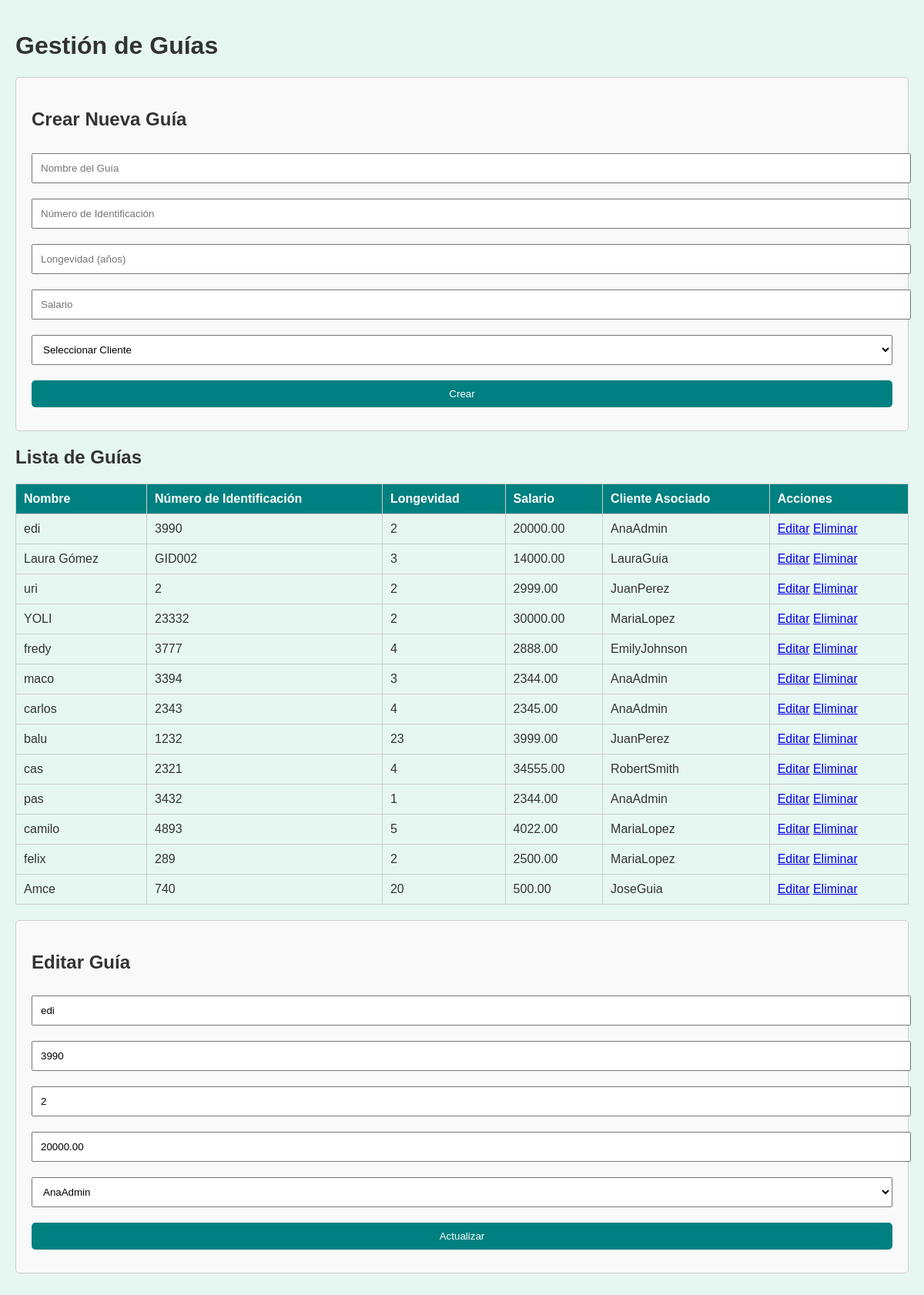
/mostrar_guias.php?edit=1, run on the app's committed database.
### tables this page shows
CREATE TABLE `guias` (
  `id` int NOT NULL,
  `nombre_guia` varchar(100) NOT NULL,
  `numero_identificacion` varchar(20) NOT NULL,
  `longevidad` int DEFAULT NULL,
  `salario` decimal(10,2) NOT NULL,
  `id_cliente` int DEFAULT NULL
);

CREATE TABLE `clientes` (
  `id` int NOT NULL,
  `rol` enum('admin','usuario','guia') NOT NULL,
  `nombre_usuario` varchar(50) NOT NULL,
  `correo` varchar(100) NOT NULL,
  `contrasena` varchar(255) NOT NULL
);

### mostrar_guias.php (the view, shortened to what this page needs)
<?php
include 'conexion.php';
$result = $conn->query("SELECT g.*, c.nombre_usuario AS cliente_nombre
                        FROM guias g
                        LEFT JOIN clientes c ON g.id_cliente = c.id");
?>
<!DOCTYPE html>
<html lang="es">
<head>
</head>
<body>
<h1>Gestión de Guías</h1>
<div class="form-container">
    <h2>Crear Nueva Guía</h2>
    <form method="POST" action="">
        <input type="text" name="nombre_guia" placeholder="Nombre del Guía" required>
        <input type="text" name="numero_identificacion" placeholder="Número de Identificación" required>
        <input type="number" name="longevidad" placeholder="Longevidad (años)">
        <input type="number" step="0.01" name="salario" placeholder="Salario" required>
        <select name="id_cliente" required>
            <option value="">Seleccionar Cliente</option>
        </select>
 <button type="submit" name="create">Crear</button>
    </form>
</div>
<h2>Lista de Guías</h2>
<table>
    <tr>
        <th>Nombre</th>
        <th>Número de Identificación</th>
        <th>Longevidad</th>
        <th>Salario</th>
        <th>Cliente Asociado</th>
        <th>Acciones</th>
    </tr>
    <?php while ($row = $result->fetch_assoc()): ?>
    <tr>
        <td><?php echo $row['nombre_guia']; ?></td>
        <td><?php echo $row['numero_identificacion']; ?></td>
        <td><?php echo $row['longevidad']; ?></td>
        <td><?php echo $row['salario']; ?></td>
        <td><?php echo $row['cliente_nombre'] ? $row['cliente_nombre'] : "Sin cliente"; ?></td>
        <td>
            <a href="?edit=<?php echo $row['id']; ?>">Editar</a>
            <a href="?delete=<?php echo $row['id']; ?>" onclick="return confirm('¿Seguro que deseas eliminar esta guía?');">Eliminar</a>
        </td>
    </tr>
    <?php endwhile; ?>
</table>
<?php
if (isset($_GET['edit'])):
    $id = $_GET['edit'];
    $guia = $conn->query("SELECT * FROM guias WHERE id='$id'")->fetch_assoc();
?>
<div class="form-container">
    <h2>Editar Guía</h2>
    <form method="POST" action="">
        <input type="text" name="nombre_guia" value="<?php echo $guia['nombre_guia']; ?>" required>
        <input type="text" name="numero_identificacion" value="<?php echo $guia['numero_identificacion']; ?>" required>
        <input type="number" name="longevidad" value="<?php echo $guia['longevidad']; ?>">
        <input type="number" step="0.01" name="salario" value="<?php echo $guia['salario']; ?>" required>
        <select name="id_cliente" required>
            <?php
            $clientes = $conn->query("SELECT id, nombre_usuario FROM clientes");
            while ($cliente = $clientes->fetch_assoc()) {
                $selected = $cliente['id'] == $guia['id_cliente'] ? "selected" : "";
                echo "<option value='" . $cliente['id'] . "' $selected>" . $cliente['nombre_usuario'] . "</option>";
            }
            ?>
        </select>
        <button type="submit" name="update">Actualizar</button>
    </form>
</div>
<?php endif; ?>
</body>
</html>

### mostrar_guias.php (style rules this page uses)
body { font-family: Arial, sans-serif; background-color: #e6f7f2; color: #333; margin: 0; padding: 20px; }
table { width: 100%; border-collapse: collapse; margin-bottom: 20px; }
table, th, td { border: 1px solid #ccc; }
th, td { padding: 10px; text-align: left; }
th { background-color: #008080; color: white; }
button { background-color: #008080; color: white; border: none; padding: 10px 15px; cursor: pointer; border-radius: 5px; }
.form-container { background-color: #f9f9f9; padding: 20px; border: 1px solid #ccc; border-radius: 5px; margin-bottom: 20px; }
.form-container input, .form-container select, .form-container button { width: 100%; margin: 10px 0; padding: 10px; }

### data on the page
guias: nombre_guia "edi", numero_identificacion "3990", longevidad "2", salario "20000.00", id_cliente.nombre_usuario "AnaAdmin"
guias: nombre_guia "Laura Gómez", numero_identificacion "GID002", longevidad "3", salario "14000.00", id_cliente.nombre_usuario "LauraGuia"
guias: nombre_guia "uri", numero_identificacion "2", longevidad "2", salario "2999.00", id_cliente.nombre_usuario "JuanPerez"
guias: nombre_guia "YOLI", numero_identificacion "23332", longevidad "2", salario "30000.00", id_cliente.nombre_usuario "MariaLopez"
guias: nombre_guia "fredy", numero_identificacion "3777", longevidad "4", salario "2888.00", id_cliente.nombre_usuario "EmilyJohnson"
guias: nombre_guia "maco", numero_identificacion "3394", longevidad "3", salario "2344.00", id_cliente.nombre_usuario "AnaAdmin"
guias: nombre_guia "carlos", numero_identificacion "2343", longevidad "4", salario "2345.00", id_cliente.nombre_usuario "AnaAdmin"
guias: nombre_guia "balu", numero_identificacion "1232", longevidad "23", salario "3999.00", id_cliente.nombre_usuario "JuanPerez"
guias: nombre_guia "cas", numero_identificacion "2321", longevidad "4", salario "34555.00", id_cliente.nombre_usuario "RobertSmith"
guias: nombre_guia "pas", numero_identificacion "3432", longevidad "1", salario "2344.00", id_cliente.nombre_usuario "AnaAdmin"
guias: nombre_guia "camilo", numero_identificacion "4893", longevidad "5", salario "4022.00", id_cliente.nombre_usuario "MariaLopez"
guias: nombre_guia "felix", numero_identificacion "289", longevidad "2", salario "2500.00", id_cliente.nombre_usuario "MariaLopez"
guias: nombre_guia "Amce", numero_identificacion "740", longevidad "20", salario "500.00", id_cliente.nombre_usuario "JoseGuia"

### other printed values
form field id_cliente "AnaAdmin"
